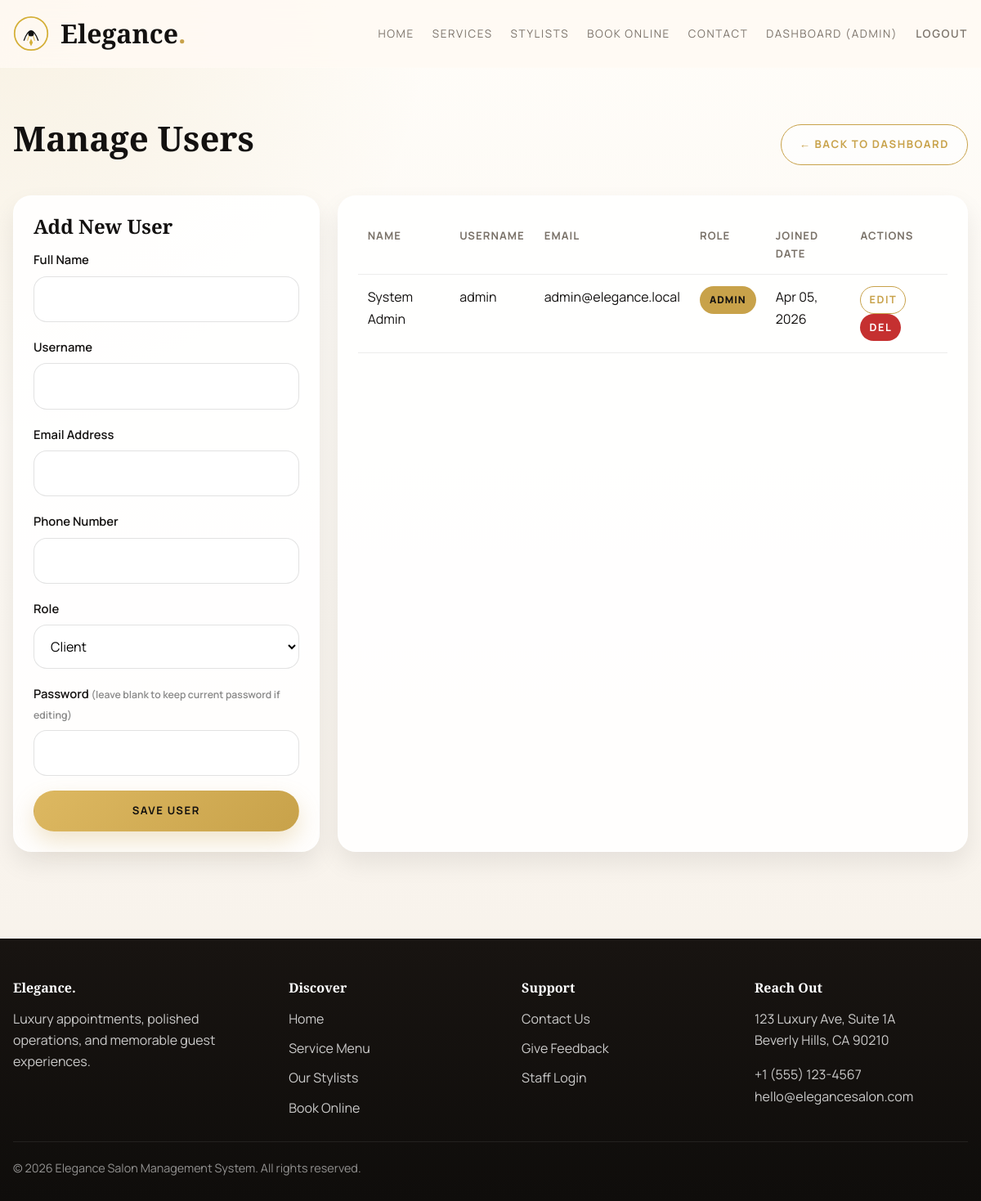
/admin/manage_users.php (signed in), run on the app's committed database.
### tables this page shows
CREATE TABLE IF NOT EXISTS `users` (
  `id` INT AUTO_INCREMENT PRIMARY KEY,
  `name` VARCHAR(100) NOT NULL,
  `username` VARCHAR(100) DEFAULT NULL,
  `email` VARCHAR(100) NOT NULL UNIQUE,
  `phone` VARCHAR(20),
  `password` VARCHAR(255) NOT NULL,
  `role` ENUM('admin', 'receptionist', 'stylist', 'client') DEFAULT 'client',
  `avatar` VARCHAR(255) DEFAULT NULL,
  `created_at` TIMESTAMP DEFAULT CURRENT_TIMESTAMP
);

### admin/manage_users.php (the view, shortened to what this page needs)
<?php
require_once '../includes/db.php';
$users = $pdo->query("SELECT id, name, username, email, phone, role, created_at FROM users ORDER BY created_at DESC")->fetchAll();
include '../includes/header.php';
?>
<div class="container py-2">
    <div class="flex flex-between mb-2">
        <h2>Manage Users</h2>
        <a href="/salon-management/admin/dashboard.php" class="btn btn-outline-gold">&larr; Back to Dashboard</a>
    </div>
    <div class="dashboard-grid">
        <div class="form-card" style="margin-top:0;">
            <h3 class="mb-1" id="form-title">Add New User</h3>
            <form action="manage_users.php" method="POST">
                <div class="form-group">
                    <label>Full Name</label>
                    <input type="text" name="name" id="name" class="form-control" required>
                </div>
                <div class="form-group">
                    <label>Username</label>
                    <input type="text" name="username" id="username" class="form-control" required>
                </div>
                <div class="form-group">
                    <label>Email Address</label>
                    <input type="email" name="email" id="email" class="form-control" required>
                </div>
                <div class="form-group">
                    <label>Phone Number</label>
                    <input type="text" name="phone" id="phone" class="form-control">
                </div>
                <div class="form-group">
                    <label>Role</label>
                    <select name="role" id="role" class="form-control" required>
                        <option value="client">Client</option>
                    </select>
                </div>
                <div class="form-group">
                    <label>Password <small style="color: #888;">(leave blank to keep current password if editing)</small></label>
                    <input type="password" name="password" id="password" class="form-control">
                </div>
                <button type="submit" class="btn btn-primary" style="width: 100%;">Save User</button>
            </form>
        </div>
        <div class="table-responsive" style="grid-column: span 2;">
            <table class="table">
                <thead>
                    <tr>
                        <th>Name</th>
                        <th>Username</th>
                        <th>Email</th>
                        <th>Role</th>
                        <th>Joined Date</th>
                        <th>Actions</th>
                    </tr>
                </thead>
                <tbody>
                    <?php foreach ($users as $u): ?>
                    <tr>
                        <td><?php echo htmlspecialchars($u['name']); ?></td>
                        <td><?php echo htmlspecialchars($u['username'] ?? '-'); ?></td>
                        <td><?php echo htmlspecialchars($u['email']); ?></td>
                        <td><span class="badge" style="background:var(--color-primary);color:var(--color-black);"><?php echo htmlspecialchars(ucfirst($u['role'])); ?></span></td>
                        <td><?php echo date('M d, Y', strtotime($u['created_at'])); ?></td>
                        <td>
                            <button onclick="editUser(<?php echo $u['id']; ?>, '<?php echo addslashes(htmlspecialchars($u['name'])); ?>', '<?php echo addslashes(htmlspecialchars($u['username'])); ?>', '<?php echo addslashes(htmlspecialchars($u['email'])); ?>', '<?php echo addslashes(htmlspecialchars($u['phone'])); ?>', '<?php echo $u['role']; ?>')" class="btn btn-outline-gold" style="padding: 5px 10px; font-size: 0.8rem;">Edit</button>
                            <a href="manage_users.php?delete=<?php echo $u['id']; ?>" class="btn btn-danger" style="padding: 5px 10px; font-size: 0.8rem;" onclick="return confirm('Are you sure you want to delete this user?');">Del</a>
                        </td>
                    </tr>
                    <?php endforeach; ?>
                </tbody>
            </table>
        </div>
    </div>
</div>
<?php include '../includes/footer.php'; ?>

### assets/css/style.css (style rules this page uses)
:root { --color-primary: #c8a24a; --color-primary-dark: #ab8330; --color-black: #131110; --color-dark: #1c1816; --color-panel: #211d1a; --color-cream: #f8f2e8; --color-muted: #7a7269; --color-border: rgba(200, 162, 74, 0.18); --color-white: #ffffff; --color-success: #2f855a; --color-danger: #c53030; --color-info: #2b6cb0; --font-heading: 'Cormorant Garamond', serif; --font-body: 'Manrope', sans-serif; --shadow-sm: 0 14px 30px rgba(15, 11, 8, 0.08); --shadow-lg: 0 28px 70px rgba(15, 11, 8, 0.18); --radius: 22px; --transition: 0.28s ease; }
* { margin: 0; padding: 0; box-sizing: border-box; }
html { scroll-behavior: smooth; }
body { font-family: var(--font-body); color: var(--color-black); background: radial-gradient(circle at top left, rgba(200, 162, 74, 0.12), transparent 28%), linear-gradient(180deg, #fffdf9 0%, #f6f0e8 100%); line-height: 1.65; min-height: 100vh; }
h1, h2, h3, h4, h5, h6 { font-family: var(--font-heading); font-weight: 700; line-height: 1.05; margin-bottom: 1rem; }
h2 { font-size: clamp(2rem, 3.5vw, 3.4rem); }
h3 { font-size: clamp(1.35rem, 2vw, 2rem); }
a { text-decoration: none; color: inherit; transition: color var(--transition), transform var(--transition), background-color var(--transition), border-color var(--transition), box-shadow var(--transition), opacity var(--transition); }
button, input, select, textarea { font: inherit; }
.container { width: min(1180px, calc(100% - 32px)); margin: 0 auto; }
.section-shell, .py-2, .py-5 { padding: 64px 0; }
.mb-1 { margin-bottom: 1rem; }
.mb-2 { margin-bottom: 2rem; }
.flex { display: flex; }
.flex-between { justify-content: space-between; align-items: center; gap: 16px; }
.btn { display: inline-flex; justify-content: center; align-items: center; gap: 10px; padding: 13px 22px; border-radius: 999px; border: 1px solid transparent; cursor: pointer; text-transform: uppercase; letter-spacing: 0.12em; font-size: 0.82rem; font-weight: 700; }
.btn-primary { background: linear-gradient(135deg, #ddb861, var(--color-primary)); color: var(--color-black); box-shadow: 0 12px 28px rgba(200, 162, 74, 0.28); }
.btn-outline-gold { border-color: var(--color-primary); color: var(--color-primary); background: rgba(255, 255, 255, 0.65); }
.btn-danger { background: var(--color-danger); color: var(--color-white); }
.lux-grid, .dashboard-grid { display: grid; grid-template-columns: repeat(3, minmax(0, 1fr)); gap: 22px; }
.lux-card, .stat-card, .form-card, .table-responsive, .calendar-panel, .detail-card, .schedule-card { background: rgba(255, 255, 255, 0.88); border: 1px solid rgba(255, 255, 255, 0.9); border-radius: var(--radius); padding: 24px; box-shadow: var(--shadow-sm); }
.form-card form, .booking-layout, .profile-stack { display: grid; gap: 18px; }
.form-group { display: grid; gap: 8px; }
.form-group label { font-size: 0.92rem; font-weight: 600; }
.form-control { width: 100%; border: 1px solid rgba(19, 17, 16, 0.12); background: rgba(255, 255, 255, 0.92); border-radius: 16px; padding: 14px 16px; outline: 0; transition: border-color var(--transition), box-shadow var(--transition); }
.table-responsive { overflow-x: auto; }
.table { width: 100%; border-collapse: collapse; }
.table th, .table td { padding: 14px 12px; border-bottom: 1px solid rgba(19, 17, 16, 0.08); text-align: left; vertical-align: top; }
.table th { color: var(--color-muted); font-size: 0.82rem; text-transform: uppercase; letter-spacing: 0.08em; }
.badge { display: inline-flex; align-items: center; border-radius: 999px; padding: 7px 12px; font-size: 0.76rem; font-weight: 800; text-transform: uppercase; letter-spacing: 0.08em; }

### data on the page
users: name "System Admin", username "admin", email "admin@elegance.local", role "ADMIN", created_at "Apr 05, 2026"

### other printed values
$role "ADMIN"
